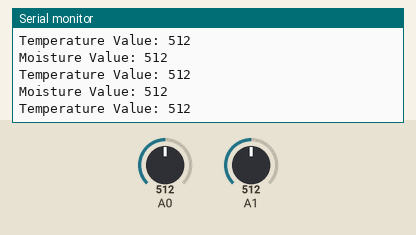
This sketch was run on a simulated Arduino Uno, built with avr-gcc and run on an emulated ATmega328P. On the bench: the last lines printed to the serial monitor. The inputs (shaded band) are chosen by the test bench; at power-on: A0 = 512, A1 = 512.

Above: at 1.2 s.
1.3 s: A0 set to 716
At 2.4 s:
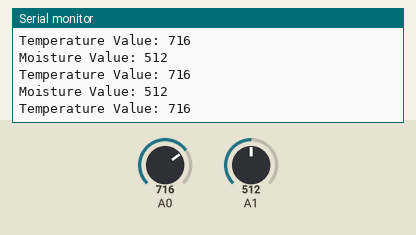
2.8 s: A1 set to 716
At 3.7 s:
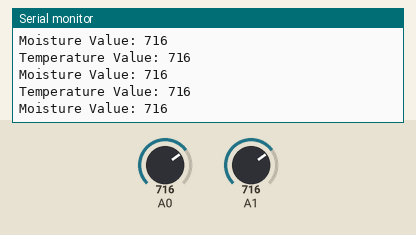
4.3 s: A0 set to 900
Timing chart, 0 to 4.8 s (numbered marks = the images above; inputs shaded):
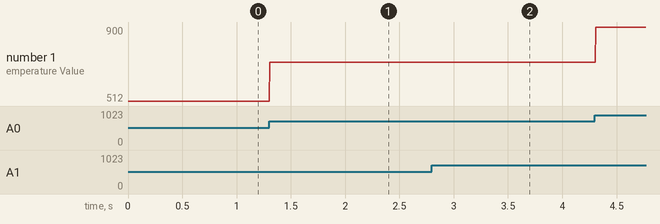

The sketch:

EarthStationV2.ino
```cpp
//Include all libraries
#include "RF24.h"
#include "RF24Network.h"
#include "RF24Mesh.h"
#include <SPI.h>

//Define NRF24L01's CE and CSN pins
RF24 radio(7, 8);
RF24Network network(radio);
RF24Mesh mesh(radio, network);

/*
  Define the specific node id, which can be an ID between the range of the 1 - 255, where
  0 is reserved for the master node.
*/
#define nodeID 2

// Display timer is used to make sure that the node only transmits every second
uint32_t displayTimer = 0;

struct payload_t { // Struct payload holding the to be transmitted values
  int temp;
  int mstrval;
};
typedef struct payload_t Package;
Package data;

void setup() {
  //Intilize the Serial and Mesh libraries
  Serial.begin(115200);
  mesh.setNodeID(nodeID);
  Serial.println(F("Connecting to the mesh..."));
  mesh.begin();
}

void loop() {
  //Reupdate Mesh connection
  mesh.update();

  readData(); //Run Read Data function
  if (millis() - displayTimer >= 1000) { // Check if it has been a second
    displayTimer = millis();

    if (!mesh.write(&data, 'M', sizeof(data))) { //Write the data with header 'M'

      if ( ! mesh.checkConnection() ) { //Check if connection to mesh is still true
        Serial.println("Renewing Address");
        mesh.renewAddress();
      } else {
        Serial.println("Send fail, Test OK");
      }
    } else { //Print sent data to prompt
      Serial.print("Send OK: "); Serial.println(data.temp);Serial.println(data.mstrval);
    }
  }

  while (network.available()) { // Check to see if other nodes are sending data
    RF24NetworkHeader header;
    network.read(header, &data, sizeof(data));
    Serial.print("Received Temperature");
    Serial.print(data.temp);
    Serial.print(" with Moisture Value ");
    Serial.println(data.mstrval);
  }
}


void readData() // Read moisture and temperature values
{
  data.mstrval = analogRead(A1);
  Serial.print("Moisture Value: ");
  Serial.println(data.mstrval);
  data.temp = analogRead(A0);
  Serial.print("Temperature Value: ");
  Serial.println(data.temp);
}
```

Measured:
- after the input at 1.3 s, the serial monitor: prints a new line at once (image 1)
- after the input at 2.8 s, the serial monitor: prints a new line at once (image 2)
- plotted number 1: 512 → 716 after the input at 1.3 s, 716 → 900 after the input at 4.3 s
